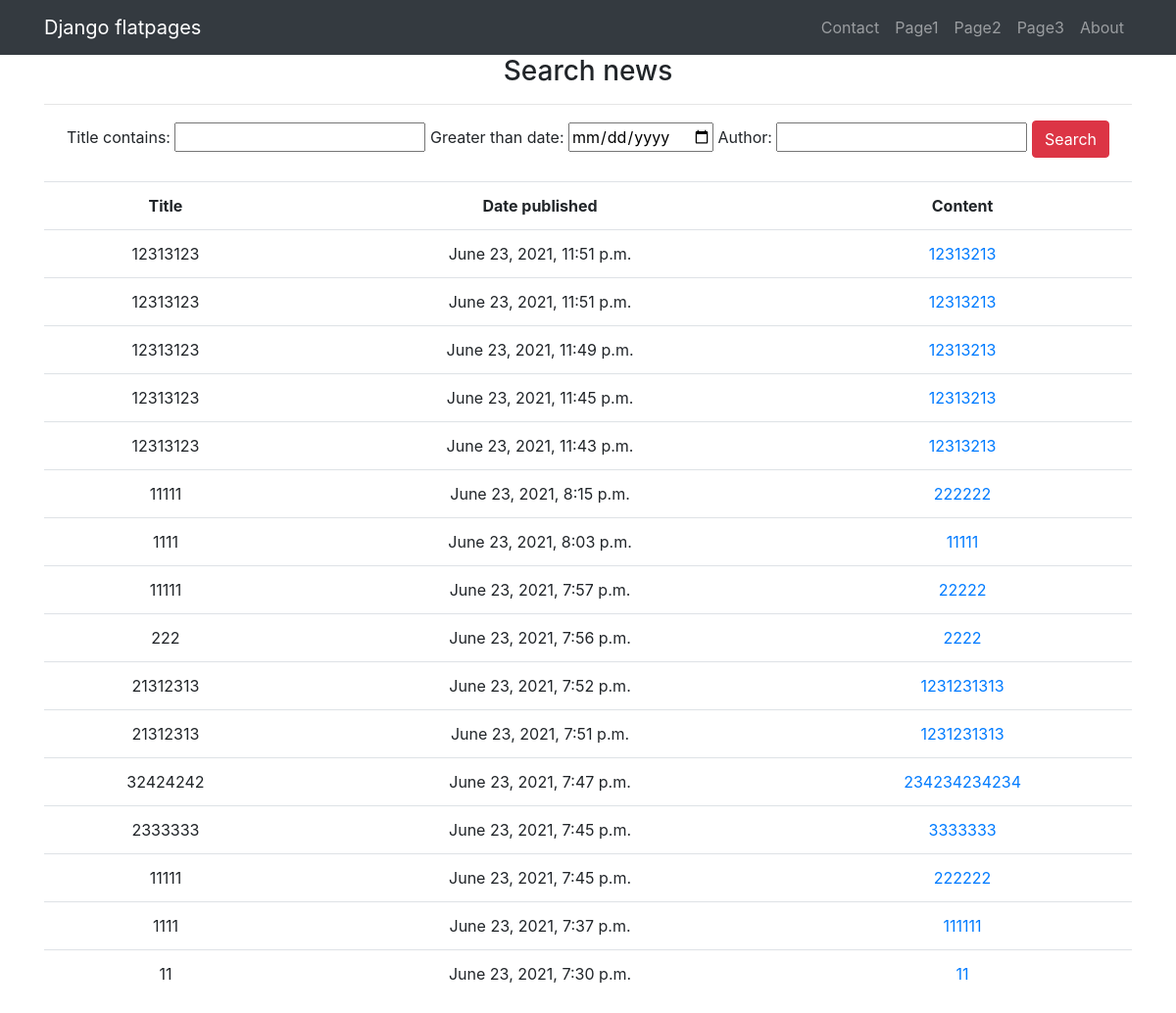
Before: /news/search with the older database file.
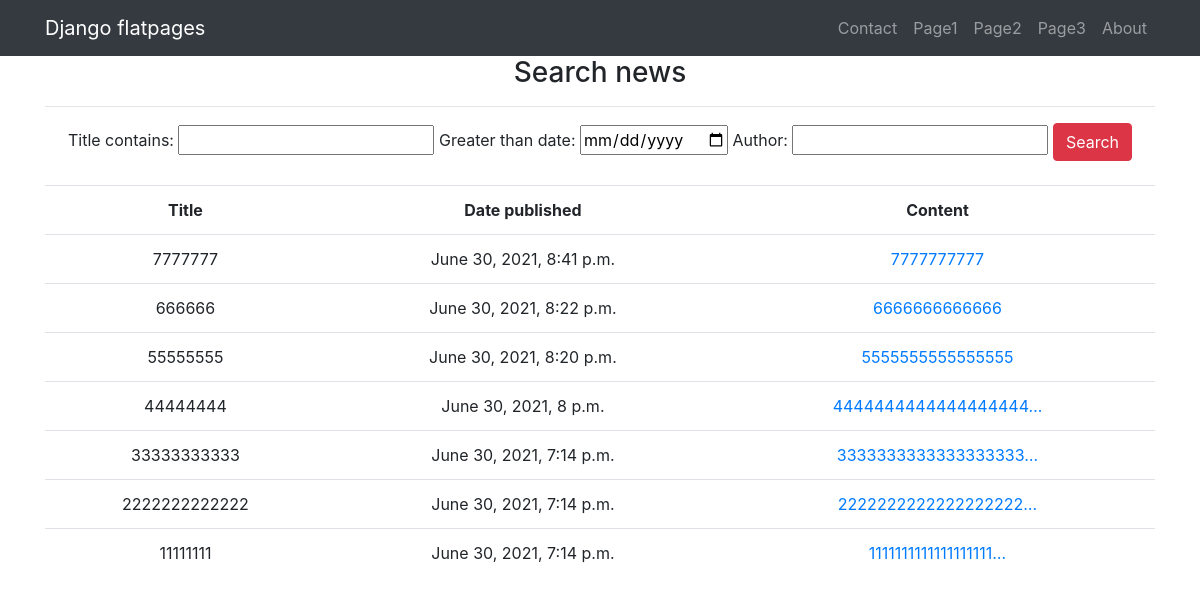
After: the same page with the newer database file.
### news/models.py (models this page shows, shortened)
class Post(models.Model):
    category = models.ManyToManyField(Category, through='PostCategory')
    author = models.ForeignKey(Author, on_delete=models.CASCADE)
    post_type = models.CharField(max_length=2, choices=[(
        'AR', 'Article'), ('NW', 'News')], default='NW')
    date = models.DateTimeField(auto_now_add=True)
    title = models.CharField(max_length=128)
    content = models.TextField(blank=True)
    rating = models.IntegerField(default=0)
    category_id = models.ForeignKey(Category, null=True, on_delete=models.CASCADE, related_name='category_id')

### news/views.py (the view)
# urls.py: path('search', SearchNews.as_view()),
class SearchNews(ListView):
    model = Post
    template_name = 'search.html'
    context_object_name = 'search'
    queryset = Post.objects.order_by('-date')
    paginate_by = 10
    def get_context_data(self,
                         **kwargs):  # забираем отфильтрованные объекты переопределяя метод get_context_data у наследуемого класса (привет, полиморфизм, мы скучали!!!)
        context = super().get_context_data(**kwargs)
        context['filter'] = PostFilter(self.request.GET,
                                          queryset=self.get_queryset())  # вписываем наш фильтр в контекст
        return context

### news/templatetags/custom_filters.py (called while the page is built)
@register.filter(name='censor')
def censor(value):
    obscene_values = [
        'word1', 'word2', 'word3', 'title_number_4'
    ]
    if isinstance(value, str):
        for i in value.split():
            if i in obscene_values:
                value = value.replace(i, '***')
    return value

### templates/search.html (shortened to what this page needs)
{% extends 'flatpages/default.html' %}
{% load custom_filters %}
{% block content %}
<h3>Search news</h3>
    <hr>
<form method="GET">
    {{ filter.form }}
    <input type="submit" value="Search" class="btn btn-danger">
</form>
<br>
{% if filter.qs %}
<table class='table'>
    <tr>
        <td><span class='font-weight-bold'>Title</span></td>
        <td align=center><span class='font-weight-bold text-nowrap'>Date published</td>
        <td><span class='font-weight-bold'>Content</td>
    </tr>
    {% for new in filter.qs %}
    <tr>
        <td>{{ new.title|censor }}</td>
        <td class='text-center'>{{ new.date }}</td>
        <td><a href="/news/{{ new.pk }}">{{ new.content|truncatechars:20|censor }}</a></td>
    </tr>
    {% endfor %}
</table>
{% else %}
<h4>oops! not found</h4>
{% endif %}
{% endblock content %}

Changed rows visible on the page:
removed Post: title|censor "12313123", date "June 23, 2021, 11:51 p.m.", content|censor "12313213"
removed Post: title|censor "12313123", date "June 23, 2021, 11:51 p.m.", content|censor "12313213"
removed Post: title|censor "12313123", date "June 23, 2021, 11:49 p.m.", content|censor "12313213"
removed Post: title|censor "12313123", date "June 23, 2021, 11:45 p.m.", content|censor "12313213"
removed Post: title|censor "12313123", date "June 23, 2021, 11:43 p.m.", content|censor "12313213"
removed Post: title|censor "11111", date "June 23, 2021, 8:15 p.m.", content|censor "222222"
removed Post: title|censor "1111", date "June 23, 2021, 8:03 p.m.", content|censor "11111"
removed Post: title|censor "11111", date "June 23, 2021, 7:57 p.m.", content|censor "22222"
removed Post: title|censor "222", date "June 23, 2021, 7:56 p.m.", content|censor "2222"
removed Post: title|censor "21312313", date "June 23, 2021, 7:52 p.m.", content|censor "1231231313"
removed Post: title|censor "21312313", date "June 23, 2021, 7:51 p.m.", content|censor "1231231313"
removed Post: title|censor "32424242", date "June 23, 2021, 7:47 p.m.", content|censor "234234234234"
removed Post: title|censor "2333333", date "June 23, 2021, 7:45 p.m.", content|censor "3333333"
removed Post: title|censor "11111", date "June 23, 2021, 7:45 p.m.", content|censor "222222"
removed Post: title|censor "1111", date "June 23, 2021, 7:37 p.m.", content|censor "111111"
removed Post: title|censor "11", date "June 23, 2021, 7:30 p.m.", content|censor "11"
added Post: title|censor "7777777", date "June 30, 2021, 8:41 p.m.", content|censor "7777777777"
added Post: title|censor "666666", date "June 30, 2021, 8:22 p.m.", content|censor "6666666666666"
added Post: title|censor "55555555", date "June 30, 2021, 8:20 p.m.", content|censor "5555555555555555"
added Post: title|censor "44444444", date "June 30, 2021, 8 p.m.", content|censor "4444444444444444444…"
added Post: title|censor "33333333333", date "June 30, 2021, 7:14 p.m.", content|censor "3333333333333333333…"
added Post: title|censor "2222222222222", date "June 30, 2021, 7:14 p.m.", content|censor "2222222222222222222…"
added Post: title|censor "11111111", date "June 30, 2021, 7:14 p.m.", content|censor "1111111111111111111…"
